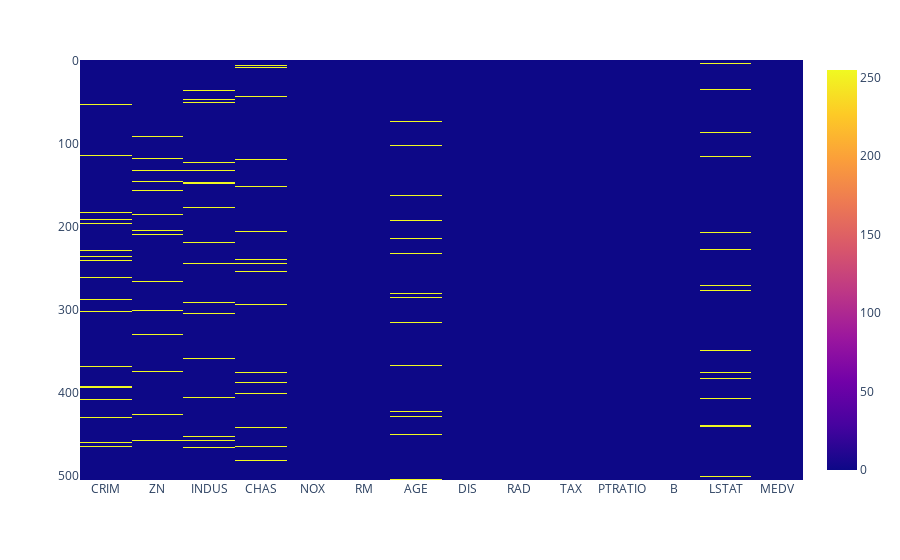

The notebook cell this image was saved under:
### Markdown cell above
Show the missing values in graph shape using `plotly`

### Code cell
plot_miss = px.imshow(df_clean.isnull())
plot_miss.show()

### Figure 1 — Plotly figure (JSON) as saved in the notebook; plotly's stock layout.template omitted (floating-point values rounded to 4 significant figures; data arrays with more than 128 entries replaced by an {"elided": "..."} marker saying what was removed)
{"data": [{"coloraxis": "coloraxis", "hovertemplate": "x: %{x}<br>y: %{y}<br>color: %{z}<extra></extra>", "name": "0", "type": "heatmap", "x": ["CRIM", "ZN", "INDUS", "CHAS", "NOX", "RM", "AGE", "DIS", "RAD", "TAX", "PTRATIO", "B", "LSTAT", "MEDV"], "xaxis": "x", "y": {"elided": "506 int values"}, "yaxis": "y", "z": {"elided": "506x14 int values"}}], "layout": {"coloraxis": {"colorscale": [[0, "#0d0887"], [0.1111, "#46039f"], [0.2222, "#7201a8"], [0.3333, "#9c179e"], [0.4444, "#bd3786"], [0.5556, "#d8576b"], [0.6667, "#ed7953"], [0.7778, "#fb9f3a"], [0.8889, "#fdca26"], [1, "#f0f921"]]}, "margin": {"t": 60}, "xaxis": {"anchor": "y", "constrain": "domain", "domain": [0, 1], "scaleanchor": "y"}, "yaxis": {"anchor": "x", "autorange": "reversed", "constrain": "domain", "domain": [0, 1]}}}
